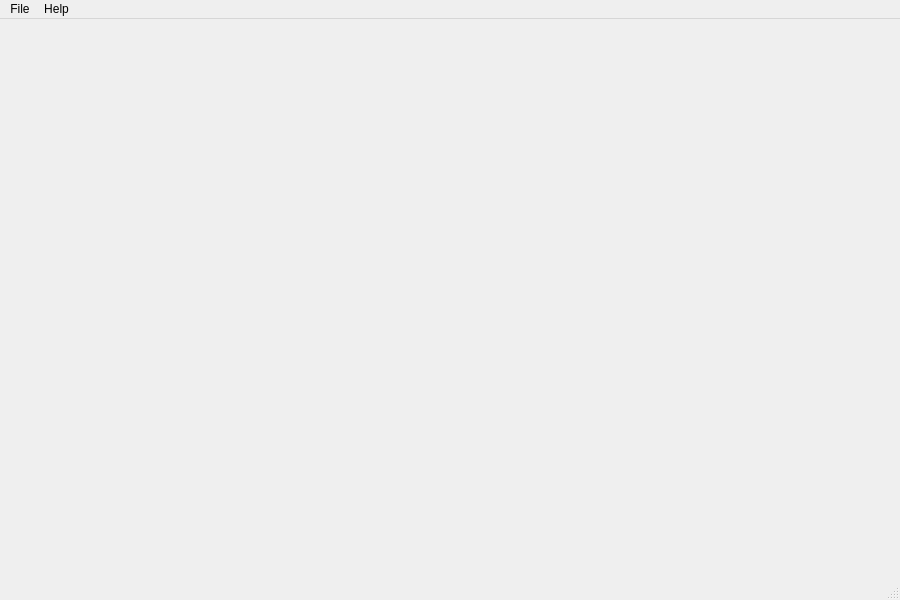
<?xml version="1.0" encoding="UTF-8"?>
<ui version="4.0">
 <class>MainWindow</class>
 <widget class="QMainWindow" name="MainWindow">
  <property name="geometry">
   <rect>
    <x>0</x>
    <y>0</y>
    <width>900</width>
    <height>600</height>
   </rect>
  </property>
  <property name="windowTitle">
   <string>MainWindow</string>
  </property>
  <widget class="QWidget" name="centralwidget">
   <widget class="QStackedWidget" name="stackedWidget">
    <property name="enabled">
     <bool>true</bool>
    </property>
    <property name="geometry">
     <rect>
      <x>20</x>
      <y>0</y>
      <width>881</width>
      <height>551</height>
     </rect>
    </property>
    <property name="currentIndex">
     <number>2</number>
    </property>
    <widget class="QWidget" name="VersionPage">
     <widget class="QLabel" name="version_label">
      <property name="geometry">
       <rect>
        <x>0</x>
        <y>507</y>
        <width>101</width>
        <height>31</height>
       </rect>
      </property>
      <property name="text">
       <string>TextLabel</string>
      </property>
     </widget>
    </widget>
    <widget class="QWidget" name="InfoPage">
     <widget class="QLabel" name="label">
      <property name="geometry">
       <rect>
        <x>740</x>
        <y>10</y>
        <width>239</width>
        <height>175</height>
       </rect>
      </property>
      <property name="text">
       <string>My IP Adress</string>
      </property>
     </widget>
     <widget class="QLabel" name="label_2">
      <property name="geometry">
       <rect>
        <x>740</x>
        <y>180</y>
        <width>486</width>
        <height>269</height>
       </rect>
      </property>
      <property name="text">
       <string>TextLabel</string>
      </property>
     </widget>
     <widget class="QLabel" name="label_3">
      <property name="enabled">
       <bool>true</bool>
      </property>
      <property name="geometry">
       <rect>
        <x>15</x>
        <y>15</y>
        <width>729</width>
        <height>539</height>
       </rect>
      </property>
      <property name="toolTip">
       <string/>
      </property>
      <property name="layoutDirection">
       <enum>Qt::LayoutDirection::LeftToRight</enum>
      </property>
      <property name="text">
       <string/>
      </property>
      <property name="alignment">
       <set>Qt::AlignmentFlag::AlignLeading|Qt::AlignmentFlag::AlignLeft|Qt::AlignmentFlag::AlignVCenter</set>
      </property>
      <property name="wordWrap">
       <bool>true</bool>
      </property>
      <property name="margin">
       <number>0</number>
      </property>
      <property name="indent">
       <number>0</number>
      </property>
     </widget>
    </widget>
    <widget class="QWidget" name="HomePage"/>
   </widget>
  </widget>
  <widget class="QStatusBar" name="statusbar"/>
  <widget class="QMenuBar" name="menuBar">
   <property name="enabled">
    <bool>true</bool>
   </property>
   <property name="geometry">
    <rect>
     <x>0</x>
     <y>0</y>
     <width>900</width>
     <height>23</height>
    </rect>
   </property>
   <widget class="QMenu" name="menuFile">
    <property name="title">
     <string>File</string>
    </property>
    <addaction name="actionOpen"/>
    <addaction name="actionSave"/>
    <addaction name="actionSave_As"/>
    <addaction name="actionNew"/>
    <addaction name="actionClose"/>
    <addaction name="actionQuit"/>
    <addaction name="separator"/>
   </widget>
   <widget class="QMenu" name="menuHelp">
    <property name="title">
     <string>Help</string>
    </property>
    <addaction name="actionInfo"/>
    <addaction name="actionVersion"/>
   </widget>
   <addaction name="menuFile"/>
   <addaction name="menuHelp"/>
  </widget>
  <action name="actionNew">
   <property name="text">
    <string>Print</string>
   </property>
  </action>
  <action name="actionOpen">
   <property name="text">
    <string>Open</string>
   </property>
  </action>
  <action name="actionSave">
   <property name="text">
    <string>Save</string>
   </property>
  </action>
  <action name="actionSave_As">
   <property name="text">
    <string>Save As</string>
   </property>
  </action>
  <action name="actionClose">
   <property name="text">
    <string>Close</string>
   </property>
  </action>
  <action name="actionQuit">
   <property name="text">
    <string>Quit</string>
   </property>
  </action>
  <action name="actionInfo">
   <property name="checkable">
    <bool>false</bool>
   </property>
   <property name="checked">
    <bool>false</bool>
   </property>
   <property name="text">
    <string>Info</string>
   </property>
  </action>
  <action name="actionVersion">
   <property name="text">
    <string> Version</string>
   </property>
  </action>
 </widget>
 <resources/>
 <connections/>
</ui>
